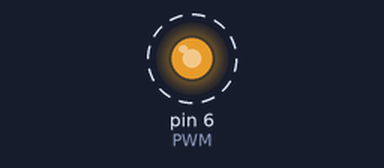
The sketch below on a simulated Arduino Uno, built with avr-gcc and run on an emulated ATmega328P. On the bench: output pins drawn as LEDs (lit = HIGH). Dashed ring = blinking. Pins used as bus, display or sensor lines are not drawn.

Above: at 0.05 s.
Timing chart, 0 to 4.6 s (numbered marks = the images above):
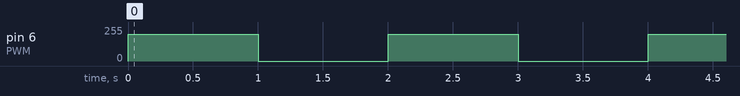

The sketch:

TEST_DC.ino
```cpp
#define PWM 6
#define driver1_DC1 2
#define driver1_DC2 3
#define driver2_DC1 4
#define driver2_DC2 5

int BBB=1;
int AAA=0;

void setup() {

  pinMode(driver1_DC1,OUTPUT);
  pinMode(driver1_DC2,OUTPUT);
  pinMode(driver2_DC1,OUTPUT);
  pinMode(driver2_DC2,OUTPUT);
  pinMode(PWM,OUTPUT);

}

void loop() {
  BBB=0;
  AAA=1;
  analogWrite(PWM,200);
  digitalWrite(driver1_DC1,BBB);
  digitalWrite(driver1_DC2,BBB);

  digitalWrite(driver2_DC1,AAA);
  digitalWrite(driver2_DC2,AAA);
  delay(1000);

  analogWrite(PWM,0);
  digitalWrite(driver1_DC1,BBB);
  digitalWrite(driver1_DC2,BBB);
  digitalWrite(driver2_DC1,AAA);
  digitalWrite(driver2_DC2,AAA);
  delay(1000);

  BBB=1;
  AAA=0;
  analogWrite(PWM,200);
  digitalWrite(driver1_DC1,BBB);
  digitalWrite(driver1_DC2,BBB);
  digitalWrite(driver2_DC1,AAA);
  digitalWrite(driver2_DC2,AAA);
  delay(1000);

  analogWrite(PWM,0);
  digitalWrite(driver1_DC1,BBB);
  digitalWrite(driver1_DC2,BBB);
  digitalWrite(driver2_DC1,AAA);
  digitalWrite(driver2_DC2,AAA);
  delay(1000);


}
```

Measured:
- by itself, pin 6 (PWM): alternates 200/255 for 1.0 s and 0/255 for 1.0 s
